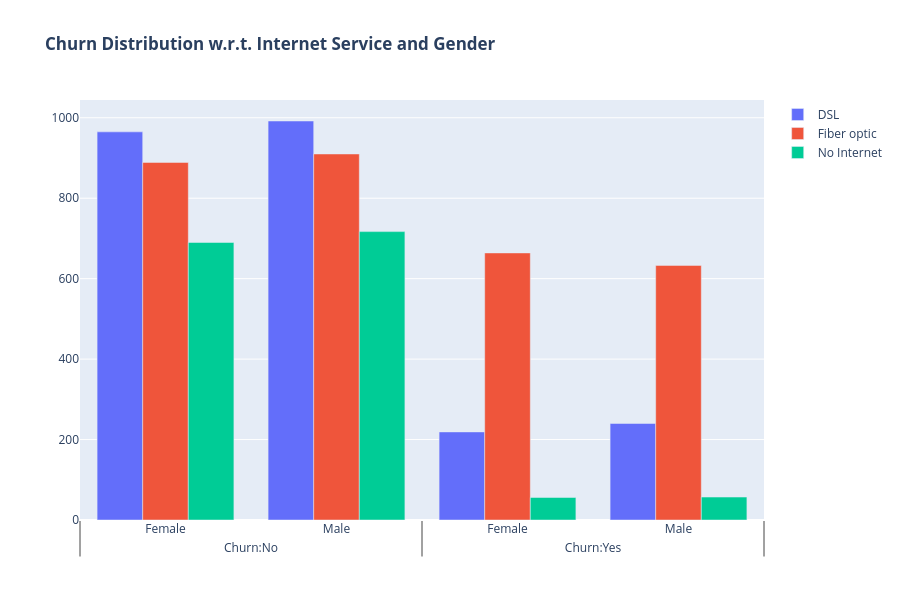

Source (notebook cell):
### Code cell
fig = go.Figure()

fig.add_trace(go.Bar(
  x = [['Churn:No', 'Churn:No', 'Churn:Yes', 'Churn:Yes'],
       ["Female", "Male", "Female", "Male"]],
  y = [965, 992, 219, 240],
  name = 'DSL',
))

fig.add_trace(go.Bar(
  x = [['Churn:No', 'Churn:No', 'Churn:Yes', 'Churn:Yes'],
       ["Female", "Male", "Female", "Male"]],
  y = [889, 910, 664, 633],
  name = 'Fiber optic',
))

fig.add_trace(go.Bar(
  x = [['Churn:No', 'Churn:No', 'Churn:Yes', 'Churn:Yes'],
       ["Female", "Male", "Female", "Male"]],
  y = [690, 717, 56, 57],
  name = 'No Internet',
))

fig.update_layout(height=600, width=900, title_text="<b>Churn Distribution w.r.t. Internet Service and Gender</b>")

fig.show()

### Figure 1 — Plotly figure (JSON) as saved in the notebook; plotly's stock layout.template omitted (floating-point values rounded to 4 significant figures)
{"data": [{"name": "DSL", "type": "bar", "x": [["Churn:No", "Churn:No", "Churn:Yes", "Churn:Yes"], ["Female", "Male", "Female", "Male"]], "y": [965, 992, 219, 240]}, {"name": "Fiber optic", "type": "bar", "x": [["Churn:No", "Churn:No", "Churn:Yes", "Churn:Yes"], ["Female", "Male", "Female", "Male"]], "y": [889, 910, 664, 633]}, {"name": "No Internet", "type": "bar", "x": [["Churn:No", "Churn:No", "Churn:Yes", "Churn:Yes"], ["Female", "Male", "Female", "Male"]], "y": [690, 717, 56, 57]}], "layout": {"height": 600, "title": {"text": "<b>Churn Distribution w.r.t. Internet Service and Gender</b>"}, "width": 900, "xaxis": {"autorange": true, "range": [-0.5, 3.5], "type": "multicategory"}, "yaxis": {"autorange": true, "range": [0, 1044.0], "type": "linear"}}}
